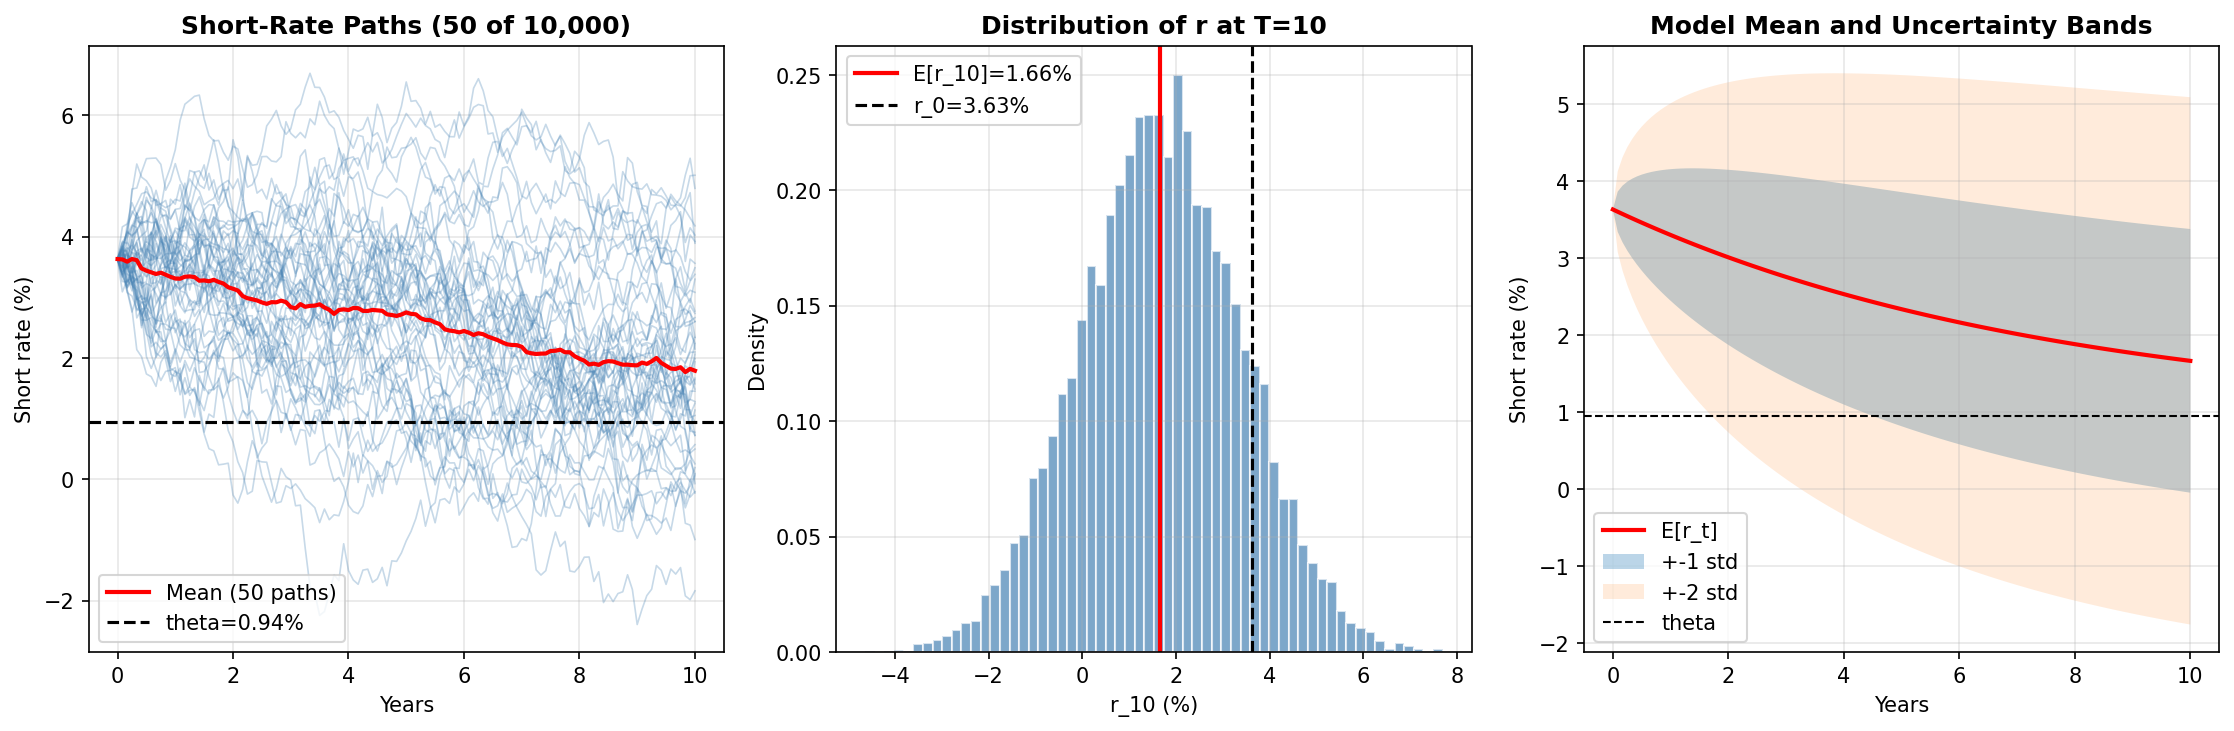

The Python source for this figure:
"""Short-rate simulation under Vasicek.

Simulates risk-neutral short-rate paths, shows the distribution of future
rates, and prices a zero-coupon bond by Monte Carlo vs. the analytic formula.
"""

import os, sys
sys.path.insert(0, os.path.join(os.path.dirname(__file__), ".."))
sys.path.insert(0, os.path.join(os.path.dirname(__file__), "..", "example charts"))

import numpy as np
import matplotlib.pyplot as plt
from vasicek import Vasicek
from calibrated_vasicek_params import CALIBRATED_VASICEK

v = Vasicek(**CALIBRATED_VASICEK)

T = 10
n_steps = 120       # monthly
n_paths = 10_000
seed = 42

paths = v.simulate(T=T, n_steps=n_steps, n_paths=n_paths, seed=seed)
times = np.linspace(0, T, n_steps + 1)

# Monte Carlo bond price vs analytic
mc_price, mc_se = v.bond_price_mc(T=T, n_steps=n_steps, n_paths=n_paths, seed=seed)
analytic_price = v.bond_price(T)

print(f"10-year zero-coupon bond pricing")
print(f"  Analytic:    {analytic_price:.6f}  (yield {v.spot_rate(T)*100:.3f}%)")
print(f"  Monte Carlo: {mc_price:.6f}  +/- {mc_se:.6f}  (2-sigma band: "
      f"[{mc_price - 2*mc_se:.6f}, {mc_price + 2*mc_se:.6f}])")

# Distribution of r_T
r_T = paths[:, -1]
print(f"\nDistribution of r_10:")
print(f"  E[r_10] model:    {v.expected_rate(T)*100:.3f}%")
print(f"  E[r_10] MC:       {r_T.mean()*100:.3f}%")
print(f"  Std[r_10] model:  {v.rate_std(T)*100:.3f}%")
print(f"  Std[r_10] MC:     {r_T.std()*100:.3f}%")

fig, axes = plt.subplots(1, 3, figsize=(15, 5))

# Sample paths
ax = axes[0]
for i in range(50):
    ax.plot(times, paths[i] * 100, alpha=0.3, linewidth=0.8, color="steelblue")
ax.plot(times, paths[:50].mean(axis=0) * 100, "r-", linewidth=2, label="Mean (50 paths)")
ax.axhline(v.theta * 100, color="k", linestyle="--", linewidth=1.5, label=f"theta={v.theta*100:.2f}%")
ax.set_xlabel("Years")
ax.set_ylabel("Short rate (%)")
ax.set_title("Short-Rate Paths (50 of 10,000)", fontweight="bold")
ax.legend()
ax.grid(True, alpha=0.3)

# Distribution of r_T
ax = axes[1]
ax.hist(r_T * 100, bins=60, density=True, color="steelblue", alpha=0.7, edgecolor="white")
ax.axvline(v.expected_rate(T) * 100, color="r", linewidth=2, label=f"E[r_10]={v.expected_rate(T)*100:.2f}%")
ax.axvline(v.r0 * 100, color="k", linestyle="--", linewidth=1.5, label=f"r_0={v.r0*100:.2f}%")
ax.set_xlabel("r_10 (%)")
ax.set_ylabel("Density")
ax.set_title(f"Distribution of r at T={T}", fontweight="bold")
ax.legend()
ax.grid(True, alpha=0.3)

# Mean +/- 1 and 2 sigma bands over time
ax = axes[2]
mean_t = np.array([v.expected_rate(t) for t in times])
std_t = np.array([v.rate_std(t) for t in times])
ax.plot(times, mean_t * 100, "r-", linewidth=2, label="E[r_t]")
ax.fill_between(times, (mean_t - std_t) * 100, (mean_t + std_t) * 100, alpha=0.3, label="+-1 std")
ax.fill_between(times, (mean_t - 2*std_t) * 100, (mean_t + 2*std_t) * 100, alpha=0.15, label="+-2 std")
ax.axhline(v.theta * 100, color="k", linestyle="--", linewidth=1, label=f"theta")
ax.set_xlabel("Years")
ax.set_ylabel("Short rate (%)")
ax.set_title("Model Mean and Uncertainty Bands", fontweight="bold")
ax.legend()
ax.grid(True, alpha=0.3)

plt.tight_layout()
plt.savefig(os.path.join(os.path.dirname(__file__), "short_rate_simulation.png"), dpi=150, bbox_inches="tight")
print("\nSaved: short_rate_simulation.png")
plt.show()
